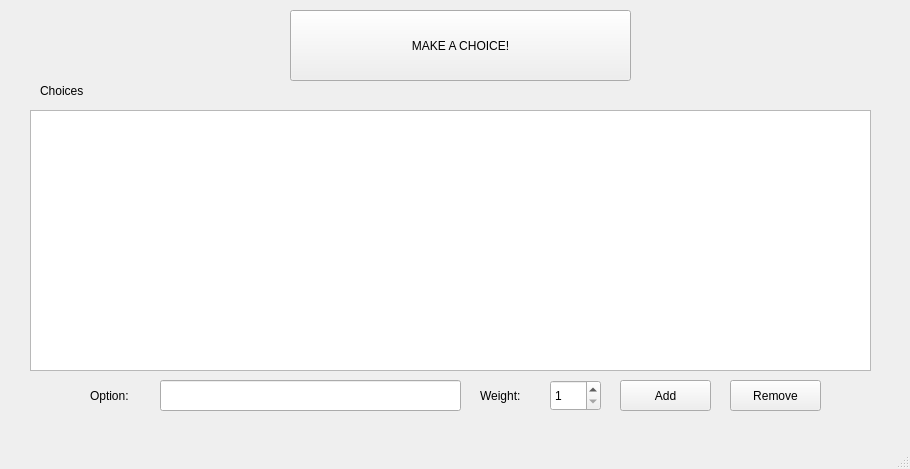
<?xml version="1.0" encoding="UTF-8"?>
<ui version="4.0">
 <class>MainWindow</class>
 <widget class="QMainWindow" name="MainWindow">
  <property name="geometry">
   <rect>
    <x>0</x>
    <y>0</y>
    <width>910</width>
    <height>469</height>
   </rect>
  </property>
  <property name="windowTitle">
   <string>MainWindow</string>
  </property>
  <widget class="QWidget" name="centralwidget">
   <widget class="QLabel" name="choicesLabel">
    <property name="geometry">
     <rect>
      <x>40</x>
      <y>80</y>
      <width>71</width>
      <height>21</height>
     </rect>
    </property>
    <property name="text">
     <string>Choices</string>
    </property>
   </widget>
   <widget class="QListWidget" name="choicesList">
    <property name="geometry">
     <rect>
      <x>30</x>
      <y>110</y>
      <width>841</width>
      <height>261</height>
     </rect>
    </property>
   </widget>
   <widget class="QLabel" name="optionLabel">
    <property name="geometry">
     <rect>
      <x>90</x>
      <y>380</y>
      <width>61</width>
      <height>31</height>
     </rect>
    </property>
    <property name="text">
     <string>Option:</string>
    </property>
   </widget>
   <widget class="QLineEdit" name="optionInput">
    <property name="geometry">
     <rect>
      <x>160</x>
      <y>380</y>
      <width>301</width>
      <height>31</height>
     </rect>
    </property>
   </widget>
   <widget class="QPushButton" name="addButton">
    <property name="geometry">
     <rect>
      <x>620</x>
      <y>380</y>
      <width>91</width>
      <height>31</height>
     </rect>
    </property>
    <property name="text">
     <string>Add</string>
    </property>
   </widget>
   <widget class="QPushButton" name="removeButton">
    <property name="geometry">
     <rect>
      <x>730</x>
      <y>380</y>
      <width>91</width>
      <height>31</height>
     </rect>
    </property>
    <property name="text">
     <string>Remove</string>
    </property>
   </widget>
   <widget class="QPushButton" name="decideButton">
    <property name="geometry">
     <rect>
      <x>290</x>
      <y>10</y>
      <width>341</width>
      <height>71</height>
     </rect>
    </property>
    <property name="text">
     <string>MAKE A CHOICE!</string>
    </property>
   </widget>
   <widget class="QLabel" name="weightLabel">
    <property name="geometry">
     <rect>
      <x>480</x>
      <y>380</y>
      <width>61</width>
      <height>31</height>
     </rect>
    </property>
    <property name="text">
     <string>Weight:</string>
    </property>
   </widget>
   <widget class="QSpinBox" name="weightSpin">
    <property name="geometry">
     <rect>
      <x>550</x>
      <y>380</y>
      <width>51</width>
      <height>31</height>
     </rect>
    </property>
    <property name="minimum">
     <number>1</number>
    </property>
    <property name="maximum">
     <number>10</number>
    </property>
   </widget>
  </widget>
  <widget class="QMenuBar" name="menubar">
   <property name="geometry">
    <rect>
     <x>0</x>
     <y>0</y>
     <width>910</width>
     <height>23</height>
    </rect>
   </property>
  </widget>
  <widget class="QStatusBar" name="statusbar"/>
 </widget>
 <resources/>
 <connections/>
</ui>
